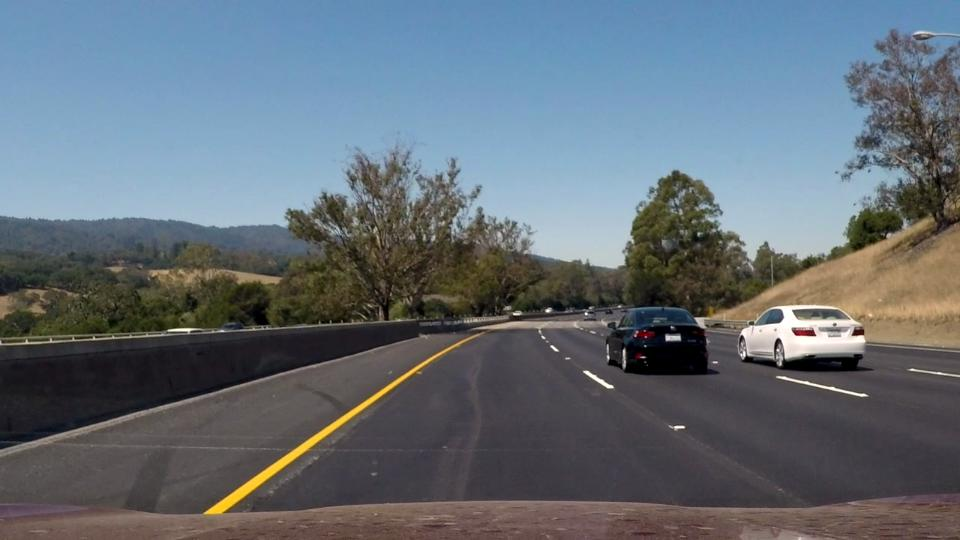
#> input picture test_images/c0.jpg, 960 x 540 px; its folder holds only this picture in this run
$ jupyter execute lane_line_detection.ipynb   (shell and % lines are left out)   (older library calls are emulated)
#> lines starting #> are read from the running program, lines starting #| are printed output that depends on the picture; after the words box and inside, x2 and y2 are one past the last pixel; in counts of white or black regions, pixels touching at a corner belong together
# Project: Finding lane lines on the road

## 1. Original pictures

First let's have a look at the original pictures. Besides the six test images provided by Udacity I added two images myself. Those are taken from the "challenge" video which is part of the repository as well. Exploring the inital six images one can highlight the following observations:
* all lane lines are straight
* they always appear in the same general region of the image
* lane lines are painted in high contrast color to the road surface (either white or yellow)
* light conditions are similar

Things become more challenging with the two images of the "challenge" video.
* slight curvature of lane lines
* light conditions vary because of shadows or bright sunlight
* other cars are much closer
* a part of the car is visible in the bottom of the picture

We need to develop a algorithm which is general as well as robust to detect lane lines reliabely under varying conditions.

[cell 1]
import matplotlib.pyplot as plt
import matplotlib.image as mpimg
import numpy as np
import cv2

[cell 2]
def display_images(images, figsize = (15, 10)):
    "Display images in two columns. Chooses gray-scale colorbar if image is two-dimensional."
    ncols = 2
    nrows = (len(images) // 2) + (len(images) % 2)

    fig = plt.figure(figsize = figsize)
    for i, image in enumerate(images, start = 1):
        ax = fig.add_subplot(nrows, ncols, i)
        plt.imshow(image) if len(image.shape) == 3 else plt.imshow(image, cmap='gray')
    plt.tight_layout(pad=0, h_pad=0, w_pad=0)
    plt.show()

[cell 3]
# import images
import glob

images = [mpimg.imread(image) for image in glob.glob("test_images/c*.jpg")]
#> images = 1 item

display_images(images)
#> in display_images, `nrows = (len(images) // 2) + (len(images) % 2)`: nrows = 1
#> the loop in display_images, `for i, image in enumerate(images, start = 1):` made 1 pass
#> i on pass 1: 1

## 2. Grayscale transformation

The Cany edge-detection algorithm expects a grayscale image as input. Typically the following formula is applied to conduct grayscale conversion from RGB colorspace
$$Gray = 0.299\cdot R + 0.587\cdot G + 0.114\cdot B.$$
Lane line markings are painted in high contrast colors (white, yellow, red) to the dark road surface. It would be  	advantageous for the application of the Cany algorithms (allows to set higher thresholds) if we choose a transformation which enhances the contrast between a dark pixel and a yellow/white/red pixel. This can be achieved through
$$Gray = R + G - B.$$

As illustrated in the following toy problem the contrast (i.e. difference in intensities) betweeen white/yellow/red pixels and gray/black pixels is significantly enhanced using $R+G-B$ compared to $0.299\cdot R + 0.587\cdot G + 0.114\cdot B$.

[cell 4]
def grayscale(img):
    "Applies the Grayscale transform according to 0.299*R+0.587*G+0.114*B."
    return cv2.cvtColor(img, cv2.COLOR_RGB2GRAY)

def grayscale2(img):
    "Applies the Grayscale transform according to R+G-B."
    gray = img[:, :, 0].astype('int16') + img[:, :, 1].astype('int16') - img[:, :, 2].astype('int16')
    gray[gray > 255] = 255
    gray[gray < 0] = 0
    return gray.astype('uint8')


# create picture with white, yellow, red, gray and black regions
imgo = np.zeros_like(np.copy(images[0]))
imgo[:, 0:200]   = [255, 255, 255]
imgo[:, 200:400] = [255, 255, 0]
imgo[:, 400:600] = [255, 0, 0]
imgo[:, 600:800] = [140, 140, 140]
imgo[:, 800:]    = [0, 0, 0]

# grayscale conversion
img_g1 = grayscale(imgo)
img_g2 = grayscale2(imgo)

# intensity values
print('Intensity values of image after grayscale transformation 0.299R+0.587G+0.114B:')
print("white: %d   yellow: %d   red: %d   gray: %d   black: %d" %
      (img_g1[1, 150], img_g1[1, 250], img_g1[1, 450], img_g1[1, 650], img_g1[1, 850]))
print('Intensity values of image after grayscale transformation R+G-B:')
print("white: %d   yellow: %d   red: %d   gray: %d   black: %d" %
      (img_g2[1, 150], img_g2[1, 250], img_g2[1, 450], img_g2[1, 650], img_g2[1, 850]))

display_images([img_g1, img_g2], figsize = (15, 3))
#> call 2 of display_images, with figsize = (15, 3)
#> in display_images (call 2), `plt.show()`:
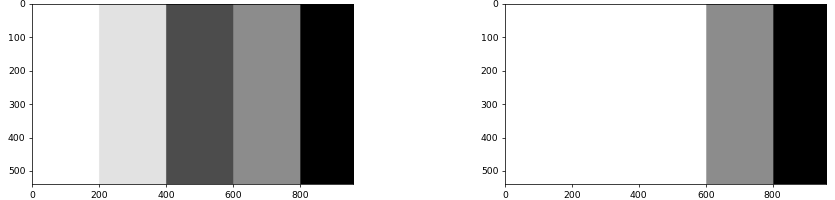
#> figure drawn by matplotlib, 2 panels

[cell 5]
images_gray = np.copy(images)

images_gray = [grayscale2(image) for image in images_gray]
#> in grayscale2 (call 2), `gray = img[:, :, 0].astype('int16') + img[:, :, 1].astype('int16') - i..`:
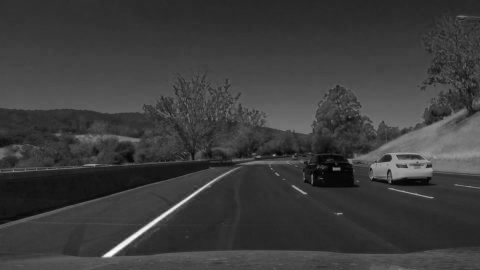
#> gray: shape (540, 960) int16 (shown at 1/2 size); min -18, max 443, mean 91.5; drawn with min black and max white
#> in grayscale2 (call 2), `gray[gray > 255] = 255`:
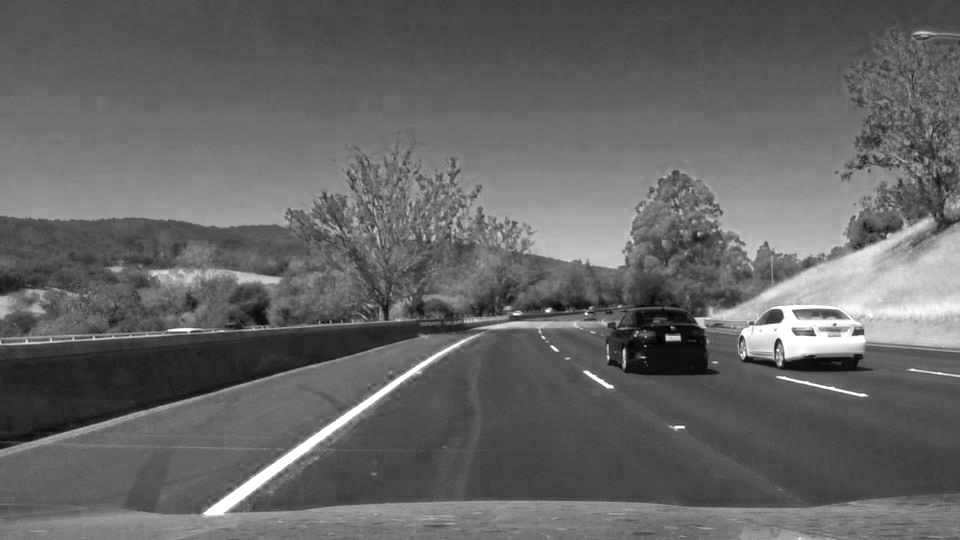
#> gray: shape (540, 960) int16; 0.66% of pixels changed, all inside (x1, y1, x2, y2) = (170, 305, 940, 515); drawn with min black and max white
#> images_gray = 1 item


display_images(images_gray, figsize = (15, 15))

## 3. Canny edge detection

Next we apply the Canny edge detection algorithm to the images. The algorithm consits of four steps
* apply a Gaussian filter in order to smooth the image
* compute magnitude of the gradient vector for each pixel
* apply a double thresholding to the gradient
    * if gradient is larger than high threshold pixel is regarded as an edge
    * if gradient is smaller than the low threshold pixel is disgarded
    * if gardient is between high and low threshold pixel is marked as a potential edge
* check if "potential edge" pixels are connected to strong edges
    * if yes: regard them as edges
    * if no: disgard them
The algorithm tries to preserve pixels with high gradient values while filtering out pixels with low gradient values.

Since lane line marking are painted with a high contrast color to the road surface (we even enhanced this contrast with our choice of the grayscale conversion) we have a good chance to detect them even with high thresholds. It is important to choose optimize threhsolds such that lane lines are still detect and noisy edges (i.e. edges which are related to line lines) are suppressed as much as possible. The thresholds have to be adjusted empirically. Canny himself recommends a ratio between 1:2 and 1:3 for the low and high threshold. Thresholds low_thresh = 100 and high_thresh = 150 work best for the problem at hand.

[cell 6]
def canny(img, low_thresh, high_thresh):
    "Applies the Canny transform."
    return cv2.Canny(img, low_thresh, high_thresh)

blur_gray = [cv2.GaussianBlur(image, (5, 5), 0) for image in images_gray]
#> blur_gray = 1 item
images_canny = [canny(image, 50, 150) for image in blur_gray]
#> in canny, `return cv2.Canny(img, low_thresh, high_thresh)`:
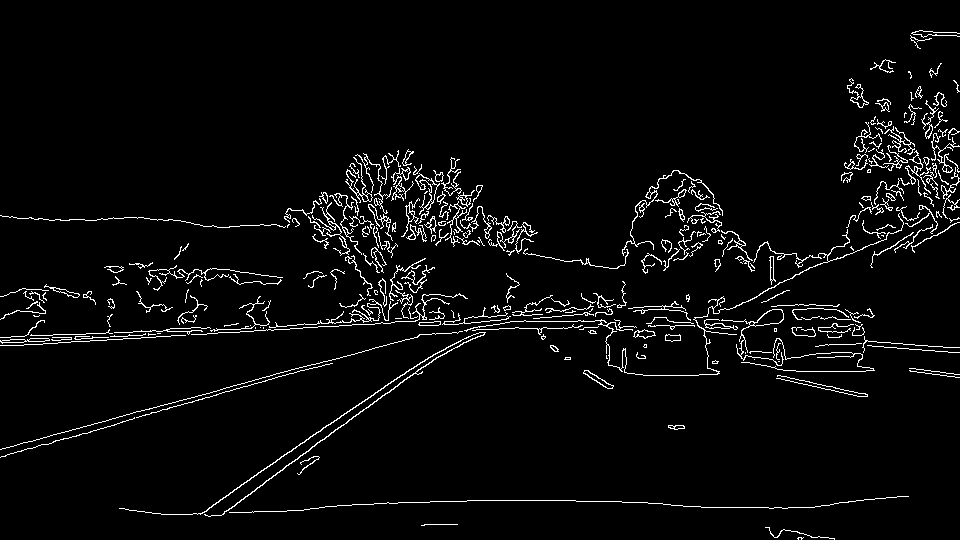
#> returned value: shape (540, 960); 3.8% white in thin lines or dots
#> images_canny = 1 item


display_images(images_canny, figsize = (15, 15))

## 4. Edge filtering based on edge orientation

Despite the optimization of high and low thresholds many noisy edges are still present in the figures. These edges cannot be filtered out through a proper choice of thresholds alone. We try to filter out the remaining noisy edges by exploting specific knowledge about lane lines.

Typical lane lines have an angle with respect to the y-axis in the interval [15$^{\circ}$:165$^{\circ}$]. Any line which doesn't fall in this range is most likely a noisy edge. Based on this oberservation we developed an algorithm to filter out edges with an unusal low (or high) angle with respect to the y-axis.

First the image is divided in a grid of quadratical subimages with a size of 20x20 pixels. Next the Hough transform is applied to each subimage in order to find all lines. The angle of each line with respect to the y-axis and its magnitude is computed afterwards. If the angle is not in the interval [15$^{\circ}$:165$^{\circ}$] the line is assigned to class 'no lane marking' otherwise to class 'lane marking'. Finally the sum of magnituds of all lines in class 'no lane marking' are compared to the sum of magnituds of all lines in class 'lane marking'. If the sum of class 'no lane marking' is larger than the one of class 'lane marking' the subimage is zeroed assuming that no lane line marking is contained in it. Otherwise the subimage is kept as is.

[cell 7]
def subimage(image, size):
    """Return list of all sub-images. Each sub-image is represented by a tuple (sx1, sx2, sy1, sy2) such that
    image[sx1:sx2, sy1:sy2] gives the slice of the sub-image.

    Args:
    image -- image to be devided
    size  -- size of sub-image (sizexsize pixels). Size has to be a factor of xdim and ydim of image."""
    xdim, ydim = image.shape
    assert (xdim%size==0) and (ydim%size==0)
    nrow = ydim // size
    ncol = xdim // size
    return [(size*x, size*(x+1), size*y, size*(y+1))  for x in range(ncol) for y in range(nrow)]

def hough_lines(image, rho, theta, threshold, min_line_len, max_line_gap):
    """Return an array of lines found by the Hough transform [[x1, y1, x2, y2], ...].

    Args:
    image        -- binary image (e.g. output of the Canny function of opencv)
    rho          -- distance resolution in pixels
    theta        -- angle resolution in radians
    threshold    -- threshold + 1 is the minimum number of votes a line needs to be returned
    min_line_len -- minimum length of line to be returned
    max_line_gap -- maximum distance of two line segments to be considered as a single line
    """
    return cv2.HoughLinesP(image, rho, theta, threshold, np.array([]), minLineLength=min_line_len, maxLineGap=max_line_gap)

def draw_lines(image, lines, color=[255, 0, 0], thickness=1):
    """Return image with lines drawn on image.

    Args:
    image     -- original image
    lines     -- array of lines [[x1, y1, x2, y2], ...] (e.g. output of cv2.HoughLinesP)
    color     -- color of line (default: red)
    thickness -- thickness of line (default: 1)
    """
    # create color binary image
    imgl = np.zeros_like(image, dtype=np.uint8)
    if len(image.shape)==2:
        imgl = np.dstack((imgl, imgl, imgl))
    for line in lines:
        x1, y1, x2, y2 = line[0]
        cv2.line(imgl, (x1, y1), (x2, y2), color, thickness)
    return imgl

First we have to look for good values for the Hough transform. Again these parameters are found empirically. The Hough transformation hough_transform(rho, theta, threshold, min_line_len, max_line_gap) takes six parameters

* image: binary image (e.g. output of the Canny function of opencv)
* rho: distance resolution in pixels
* theta: angle resolution in radiands
* threshold: threshold + 1 is the minimum number of votes a line needs to be returned
* min_line_len: minimum length of a line needed to be returned
* max_line_gap: maximum distance of two line segments to be considered as a single line

Again one needs to find a compromise between filtering out noisy lines and not filtering out real lines. A Hough transformation with parameters rho=1, theta=np.pi/180, threshold=10, min_line_len=5, max_line_gap=5 turned out to be good choice.

[cell 8]
img = images_canny[0][310:320, 10:20]

lines = hough_lines(img, rho=1, theta=np.pi/180, threshold=6, min_line_len=5, max_line_gap=5)
#> lines = [[0, 3, 8, 0]]
img2 = draw_lines(img, lines, color=[255, 0, 0], thickness=1)
#> the loop in draw_lines, `for line in lines:` made 1 pass

display_images([img, img2], figsize = (15, 7))
#> the loop in display_images (call 5), `for i, image in enumerate(images, start = 1):` made 2 passes
#> i on passes 1 to 2: 1, 2
#> in display_images (call 5), `plt.show()`:
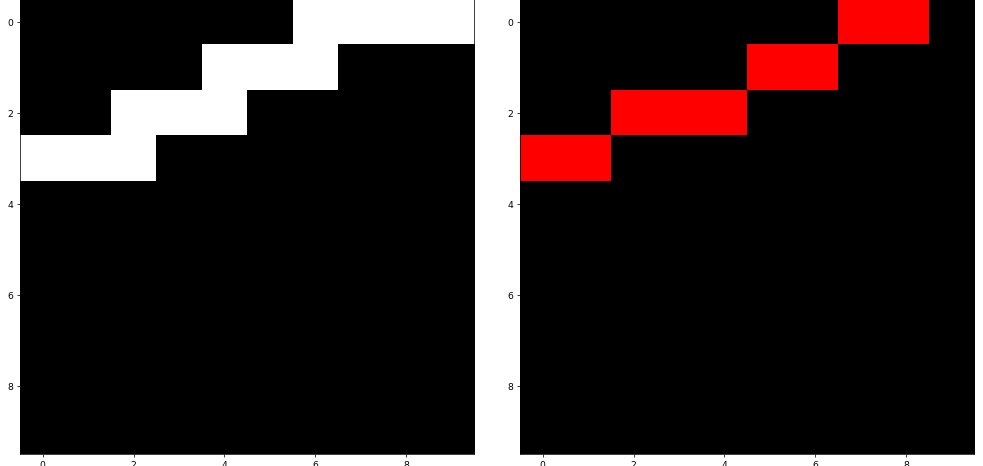
#> figure drawn by matplotlib, 2 panels
#> (the rest of the program and of its run is left out)
